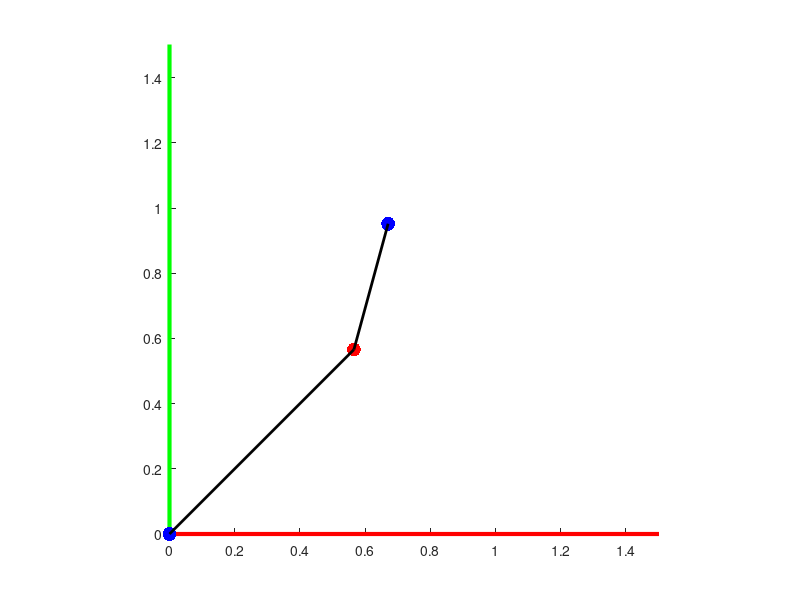

Write the MATLAB code that produced this figure.
clear 
close all
clf

%%MEDIDAS
    l1 = 0.8;
    l2 = 0.4;
    Theta1_2 = pi/4;
    Theta2_2 = pi/6;

%% Rotación a 45º
for Theta1 = 0:0.01:Theta1_2   
    clf
    hold on

    %%EJES 
    axis equal
    axis([0 1.5 0 1.5]) 
    line([0 2], [0 0], [0 0], "Color",'red','LineWidth',3);
    line([0 0], [0 2], [0 0], "Color",'green','LineWidth',3);
  
    %%Puntos
    %%Punto 1 (en el origen)
    joint_1 = [0 0]';
    scatter(joint_1(1), joint_1(2), 100, 'filled', 'MarkerFaceColor', 'blue');

    l1x = l1*cos(Theta1);
    l1y = l1*sin(Theta1);

    %%Punto 2
    joint_2 = [l1x, l1y]';
    scatter(joint_2(1), joint_2(2), 100, 'filled', 'MarkerFaceColor', 'red');

    l2x = l2*cos(Theta1);
    l2y = l2*sin(Theta1);

    %%Efecto final
    EFx = l1x + l2x;
    EFy = l1y + l2y;
    EF = [EFx EFy]';

    scatter(EF(1), EF(2), 100, 'filled', 'MarkerFaceColor','blue');

    %%Eslabones
    line([joint_1(1) joint_2(1)],[joint_1(2) joint_2(2)], [0 0],...
    "Color","black", "LineWidth", 2);
    line([joint_2(1) EF(1)],[joint_2(2) EF(2)], [0 0],...
    "Color","black", "LineWidth", 2);

    pause(0.05)
end

%% Rotación del segundo eslabón
for Theta2 = 0:0.01:Theta2_2   
    clf
    hold on

    %%EJES
    axis equal
    axis([0 1.5 0 1.5])
    line([0 2], [0 0], [0 0], "Color",'red','LineWidth',3);
    line([0 0], [0 2], [0 0], "Color",'green','LineWidth',3);
  
    %%Puntos
    %%Punto 1 (en el origen)
    joint_1 = [0 0]';
    scatter(joint_1(1), joint_1(2), 100, 'filled', 'MarkerFaceColor', 'blue');

    l1x = l1*cos(Theta1_2);
    l1y = l1*sin(Theta1_2);
 
    %%Punto 2
    joint_2 = [l1x, l1y]';
    scatter(joint_2(1), joint_2(2), 100, 'filled', 'MarkerFaceColor', 'red');

    l2x = l2*cos(Theta1_2 + Theta2);
    l2y = l2*sin(Theta1_2 + Theta2);

    %%Efecto final
    EFx = l1x + l2x;
    EFy = l1y + l2y;
    EF = [EFx EFy]';

    scatter(EF(1), EF(2), 100, 'filled', 'MarkerFaceColor','blue');

    %%Eslabones
    line([joint_1(1) joint_2(1)],[joint_1(2) joint_2(2)], [0 0],...
    "Color","black", "LineWidth", 2);
    line([joint_2(1) EF(1)],[joint_2(2) EF(2)], [0 0],...
    "Color","black", "LineWidth", 2);

    pause(0.05)
end
